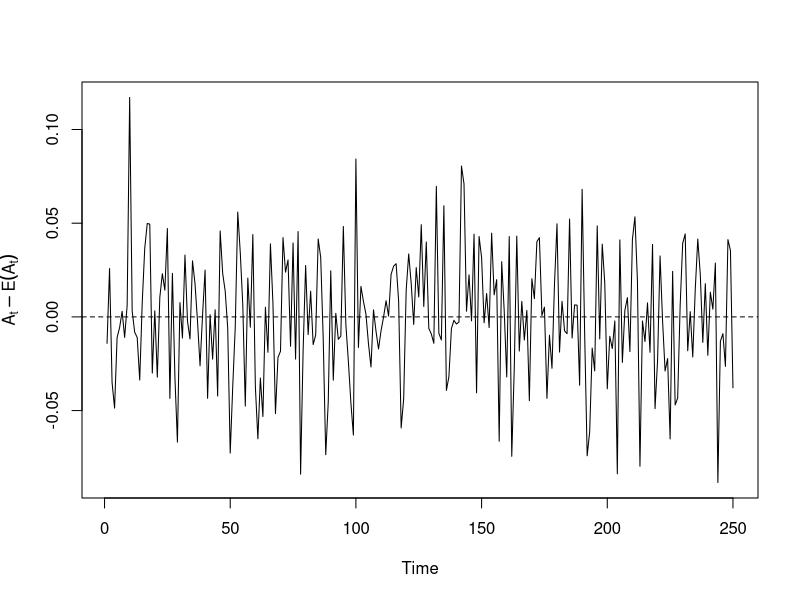

This figure's R source: (Note: this script raises an error after producing the figure.)
## ---- chunk 1
set.seed(123)
n_obs   <- 400
burn_in <- 150
time    <- seq_len(n_obs)
## ---- chunk 2
# Bottom-level nodes: AA and AB
# Modelled as correlated AR(1) processes on the logit scale

beta0 <- c(0.2, 0.1)
beta1 <- c(0.65, 0.55)

# Stationary mean of each AR(1) process
mu <- beta0 / (1 - beta1)

# Innovation covariance
sd_AA <- sd_AB <- 0.15
rho   <- -0.6

Sigma <- matrix(
  c(sd_AA^2, rho * sd_AA * sd_AB,
    rho * sd_AA * sd_AB, sd_AB^2),
  nrow = 2
)

logit_mat <- matrix(NA_real_, n_obs, 2)
logit_mat[1, ] <- rnorm(2)

# Simulate correlated AR(1) dynamics on the logit scale
for (t in 2:n_obs) {
  logit_mat[t, ] <-
    mu +
    beta1 * (logit_mat[t - 1, ] - mu) +
    MASS::mvrnorm(1, mu = c(0, 0), Sigma = Sigma)
}

# Remove burn-in
logit_mat <- logit_mat[-seq_len(burn_in), ]

# Transform to proportions
AA <- plogis(logit_mat[, 1])
AB <- plogis(logit_mat[, 2])
## ---- chunk 3
# Dependence between bottom-level nodes
stats::cor.test(logit_mat[, 1], logit_mat[, 2], method = "kendall")
## ---- chunk 4
# Aggregation at node A with additional variability
A_mean <- 0.5 * AA + 0.5 * AB

kappa_A <- 200
A <- stats::rbeta(
  n      = length(A_mean),
  shape1 = kappa_A * A_mean,
  shape2 = kappa_A * (1 - A_mean)
)

## ---- aggregation-diagnostics, fig.height=3 ----------------------------------
plot(
  A - A_mean,
  type = "l",
  ylab = expression(A[t] - E(A[t])),
  xlab = "Time"
)
abline(h = 0, lty = 2)

# Top-level split
B <- 1 - A

## ---- chunk 5

# Final data set
sim_data <- tibble::tibble(
  Time = 1:c(n_obs-burn_in),
  A  = A,
  B  = B,
  AA = AA, 
  AB = AB
)

## ---- chunk 6
n_chains <- 3

# Initial long run (performed once)
init_burnin_iter <- 4000
init_sample_iter <- 4000
init_thin <- 2

# Subsequent rolling updates
update_short <- 1000
sample_short <- 2000
thin_short <- 1

# helper function
samples_to_matrix <- function(samples_mcmc_list, varname) {
  mat_list <- lapply(samples_mcmc_list, as.matrix)
  fullmat  <- do.call(rbind, mat_list)
  cols <- grep(paste0("^", varname, "(\\b|\\[)"),
               colnames(fullmat), value = TRUE)
  fullmat[, cols, drop = FALSE]
}

## ---- chunk 7
knitr::include_graphics("visualisations/example_beta_tilted_density_testset_A.png")
## ---- chunk 8
knitr::include_graphics("visualisations/example_beta_tilted_density_testset_A_ridges.png")
